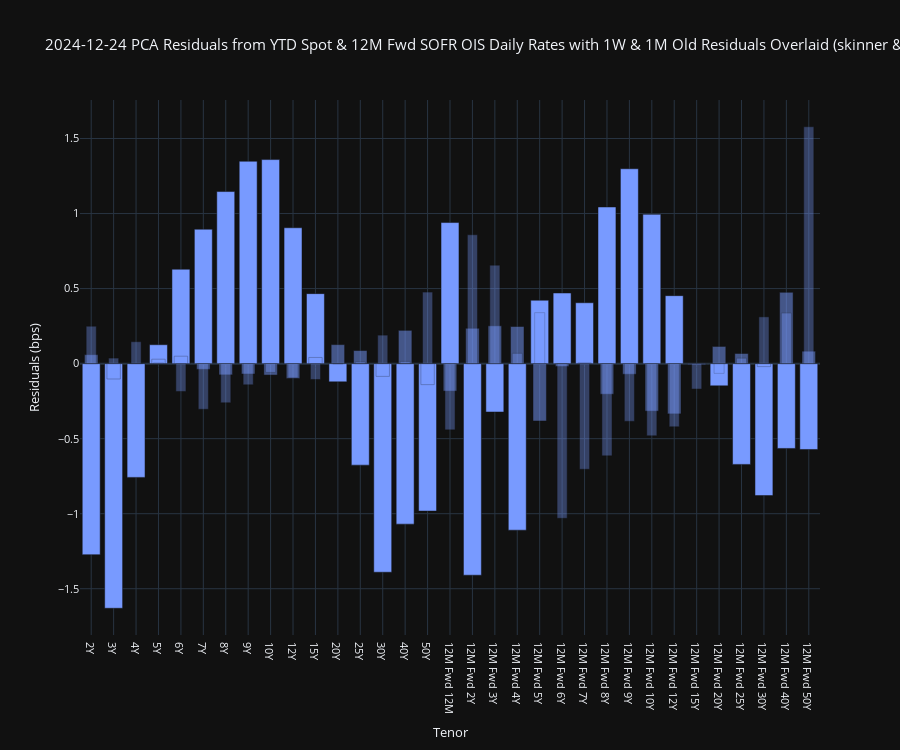

The code cell stored with this chart in its notebook:
### Markdown cell above
Something extra: Reproducing the residual bar plot in Credit Suisse's PCA Unleashed paper

### Code cell
sofr_ois.pca_residual_credit_suisse_BBar_plot(
    pca_results=pca_results,
    tenors_to_plot=[
        "2Y",
        "3Y",
        "4Y",
        "5Y",
        "6Y",
        "7Y",
        "8Y",
        "9Y",
        "10Y",
        "12Y",
        "15Y",
        "20Y",
        "25Y",
        "30Y",
        "40Y",
        "50Y",
        "12M Fwd 12M",
        "12M Fwd 2Y",
        "12M Fwd 3Y",
        "12M Fwd 4Y",
        "12M Fwd 5Y",
        "12M Fwd 6Y",
        "12M Fwd 7Y",
        "12M Fwd 8Y",
        "12M Fwd 9Y",
        "12M Fwd 10Y",
        "12M Fwd 12Y",
        "12M Fwd 15Y",
        "12M Fwd 20Y",
        "12M Fwd 25Y",
        "12M Fwd 30Y",
        "12M Fwd 40Y",
        "12M Fwd 50Y",
    ],
    bday_offsets=[20, 5], 
    title="2024-12-24 PCA Residuals from YTD Spot & 12M Fwd SOFR OIS Daily Rates with 1W & 1M Old Residuals Overlaid (skinner & lighter => older)"
)

### Figure 1 — Plotly figure (JSON) as saved in the notebook; plotly's stock layout.template omitted (floating-point values rounded to 4 significant figures)
{"data": [{"marker": {"color": "rgb(120, 154, 255)"}, "name": "2024-12-24", "showlegend": false, "type": "bar", "x": ["2Y"], "y": [-1.273]}, {"marker": {"color": "rgb(120, 154, 255)"}, "name": "2024-12-24", "showlegend": false, "type": "bar", "x": ["3Y"], "y": [-1.63]}, {"marker": {"color": "rgb(120, 154, 255)"}, "name": "2024-12-24", "showlegend": false, "type": "bar", "x": ["4Y"], "y": [-0.758]}, {"marker": {"color": "rgb(120, 154, 255)"}, "name": "2024-12-24", "showlegend": false, "type": "bar", "x": ["5Y"], "y": [0.1261]}, {"marker": {"color": "rgb(120, 154, 255)"}, "name": "2024-12-24", "showlegend": false, "type": "bar", "x": ["6Y"], "y": [0.629]}, {"marker": {"color": "rgb(120, 154, 255)"}, "name": "2024-12-24", "showlegend": false, "type": "bar", "x": ["7Y"], "y": [0.8957]}, {"marker": {"color": "rgb(120, 154, 255)"}, "name": "2024-12-24", "showlegend": false, "type": "bar", "x": ["8Y"], "y": [1.147]}, {"marker": {"color": "rgb(120, 154, 255)"}, "name": "2024-12-24", "showlegend": false, "type": "bar", "x": ["9Y"], "y": [1.348]}, {"marker": {"color": "rgb(120, 154, 255)"}, "name": "2024-12-24", "showlegend": false, "type": "bar", "x": ["10Y"], "y": [1.36]}, {"marker": {"color": "rgb(120, 154, 255)"}, "name": "2024-12-24", "showlegend": false, "type": "bar", "x": ["12Y"], "y": [0.9054]}, {"marker": {"color": "rgb(120, 154, 255)"}, "name": "2024-12-24", "showlegend": false, "type": "bar", "x": ["15Y"], "y": [0.4664]}, {"marker": {"color": "rgb(120, 154, 255)"}, "name": "2024-12-24", "showlegend": false, "type": "bar", "x": ["20Y"], "y": [-0.1211]}, {"marker": {"color": "rgb(120, 154, 255)"}, "name": "2024-12-24", "showlegend": false, "type": "bar", "x": ["25Y"], "y": [-0.6764]}, {"marker": {"color": "rgb(120, 154, 255)"}, "name": "2024-12-24", "showlegend": false, "type": "bar", "x": ["30Y"], "y": [-1.39]}, {"marker": {"color": "rgb(120, 154, 255)"}, "name": "2024-12-24", "showlegend": false, "type": "bar", "x": ["40Y"], "y": [-1.069]}, {"marker": {"color": "rgb(120, 154, 255)"}, "name": "2024-12-24", "showlegend": false, "type": "bar", "x": ["50Y"], "y": [-0.9825]}, {"marker": {"color": "rgb(120, 154, 255)"}, "name": "2024-12-24", "showlegend": false, "type": "bar", "x": ["12M Fwd 12M"], "y": [0.94]}, {"marker": {"color": "rgb(120, 154, 255)"}, "name": "2024-12-24", "showlegend": false, "type": "bar", "x": ["12M Fwd 2Y"], "y": [-1.41]}, {"marker": {"color": "rgb(120, 154, 255)"}, "name": "2024-12-24", "showlegend": false, "type": "bar", "x": ["12M Fwd 3Y"], "y": [-0.3223]}, {"marker": {"color": "rgb(120, 154, 255)"}, "name": "2024-12-24", "showlegend": false, "type": "bar", "x": ["12M Fwd 4Y"], "y": [-1.11]}, {"marker": {"color": "rgb(120, 154, 255)"}, "name": "2024-12-24", "showlegend": false, "type": "bar", "x": ["12M Fwd 5Y"], "y": [0.4225]}, {"marker": {"color": "rgb(120, 154, 255)"}, "name": "2024-12-24", "showlegend": false, "type": "bar", "x": ["12M Fwd 6Y"], "y": [0.4706]}, {"marker": {"color": "rgb(120, 154, 255)"}, "name": "2024-12-24", "showlegend": false, "type": "bar", "x": ["12M Fwd 7Y"], "y": [0.4057]}, {"marker": {"color": "rgb(120, 154, 255)"}, "name": "2024-12-24", "showlegend": false, "type": "bar", "x": ["12M Fwd 8Y"], "y": [1.044]}, {"marker": {"color": "rgb(120, 154, 255)"}, "name": "2024-12-24", "showlegend": false, "type": "bar", "x": ["12M Fwd 9Y"], "y": [1.299]}, {"marker": {"color": "rgb(120, 154, 255)"}, "name": "2024-12-24", "showlegend": false, "type": "bar", "x": ["12M Fwd 10Y"], "y": [0.995]}, {"marker": {"color": "rgb(120, 154, 255)"}, "name": "2024-12-24", "showlegend": false, "type": "bar", "x": ["12M Fwd 12Y"], "y": [0.4528]}, {"marker": {"color": "rgb(120, 154, 255)"}, "name": "2024-12-24", "showlegend": false, "type": "bar", "x": ["12M Fwd 15Y"], "y": [-0.006023]}, {"marker": {"color": "rgb(120, 154, 255)"}, "name": "2024-12-24", "showlegend": false, "type": "bar", "x": ["12M Fwd 20Y"], "y": [-0.1478]}, {"marker": {"color": "rgb(120, 154, 255)"}, "name": "2024-12-24", "showlegend": false, "type": "bar", "x": ["12M Fwd 25Y"], "y": [-0.6714]}, {"marker": {"color": "rgb(120, 154, 255)"}, "name": "2024-12-24", "showlegend": false, "type": "bar", "x": ["12M Fwd 30Y"], "y": [-0.8793]}, {"marker": {"color": "rgb(120, 154, 255)"}, "name": "2024-12-24", "showlegend": false, "type": "bar", "x": ["12M Fwd 40Y"], "y": [-0.565]}, {"marker": {"color": "rgb(120, 154, 255)"}, "name": "2024-12-24", "showlegend": false, "type": "bar", "x": ["12M Fwd 50Y"], "y": [-0.5721]}, {"marker": {"color": "rgb(120, 154, 255)", "opacity": 0.5}, "name": "2024-12-17", "showlegend": false, "type": "bar", "width": 0.6, "x": ["2Y"], "y": [0.05978]}, {"marker": {"color": "rgb(120, 154, 255)", "opacity": 0.5}, "name": "2024-12-17", "showlegend": false, "type": "bar", "width": 0.6, "x": ["3Y"], "y": [-0.1025]}, {"marker": {"color": "rgb(120, 154, 255)", "opacity": 0.5}, "name": "2024-12-17", "showlegend": false, "type": "bar", "width": 0.6, "x": ["4Y"], "y": [0.001383]}, {"marker": {"color": "rgb(120, 154, 255)", "opacity": 0.5}, "name": "2024-12-17", "showlegend": false, "type": "bar", "width": 0.6, "x": ["5Y"], "y": [0.02953]}, {"marker": {"color": "rgb(120, 154, 255)", "opacity": 0.5}, "name": "2024-12-17", "showlegend": false, "type": "bar", "width": 0.6, "x": ["6Y"], "y": [0.04958]}, {"marker": {"color": "rgb(120, 154, 255)", "opacity": 0.5}, "name": "2024-12-17", "showlegend": false, "type": "bar", "width": 0.6, "x": ["7Y"], "y": [-0.03793]}, {"marker": {"color": "rgb(120, 154, 255)", "opacity": 0.5}, "name": "2024-12-17", "showlegend": false, "type": "bar", "width": 0.6, "x": ["8Y"], "y": [-0.07478]}, {"marker": {"color": "rgb(120, 154, 255)", "opacity": 0.5}, "name": "2024-12-17", "showlegend": false, "type": "bar", "width": 0.6, "x": ["9Y"], "y": [-0.06895]}, {"marker": {"color": "rgb(120, 154, 255)", "opacity": 0.5}, "name": "2024-12-17", "showlegend": false, "type": "bar", "width": 0.6, "x": ["10Y"], "y": [-0.07609]}, {"marker": {"color": "rgb(120, 154, 255)", "opacity": 0.5}, "name": "2024-12-17", "showlegend": false, "type": "bar", "width": 0.6, "x": ["12Y"], "y": [-0.09851]}, {"marker": {"color": "rgb(120, 154, 255)", "opacity": 0.5}, "name": "2024-12-17", "showlegend": false, "type": "bar", "width": 0.6, "x": ["15Y"], "y": [0.04122]}, {"marker": {"color": "rgb(120, 154, 255)", "opacity": 0.5}, "name": "2024-12-17", "showlegend": false, "type": "bar", "width": 0.6, "x": ["20Y"], "y": [0.1268]}, {"marker": {"color": "rgb(120, 154, 255)", "opacity": 0.5}, "name": "2024-12-17", "showlegend": false, "type": "bar", "width": 0.6, "x": ["25Y"], "y": [0.08724]}, {"marker": {"color": "rgb(120, 154, 255)", "opacity": 0.5}, "name": "2024-12-17", "showlegend": false, "type": "bar", "width": 0.6, "x": ["30Y"], "y": [-0.08512]}, {"marker": {"color": "rgb(120, 154, 255)", "opacity": 0.5}, "name": "2024-12-17", "showlegend": false, "type": "bar", "width": 0.6, "x": ["40Y"], "y": [0.2218]}, {"marker": {"color": "rgb(120, 154, 255)", "opacity": 0.5}, "name": "2024-12-17", "showlegend": false, "type": "bar", "width": 0.6, "x": ["50Y"], "y": [-0.1399]}, {"marker": {"color": "rgb(120, 154, 255)", "opacity": 0.5}, "name": "2024-12-17", "showlegend": false, "type": "bar", "width": 0.6, "x": ["12M Fwd 12M"], "y": [-0.1829]}, {"marker": {"color": "rgb(120, 154, 255)", "opacity": 0.5}, "name": "2024-12-17", "showlegend": false, "type": "bar", "width": 0.6, "x": ["12M Fwd 2Y"], "y": [0.2355]}, {"marker": {"color": "rgb(120, 154, 255)", "opacity": 0.5}, "name": "2024-12-17", "showlegend": false, "type": "bar", "width": 0.6, "x": ["12M Fwd 3Y"], "y": [0.2519]}, {"marker": {"color": "rgb(120, 154, 255)", "opacity": 0.5}, "name": "2024-12-17", "showlegend": false, "type": "bar", "width": 0.6, "x": ["12M Fwd 4Y"], "y": [0.2475]}, {"marker": {"color": "rgb(120, 154, 255)", "opacity": 0.5}, "name": "2024-12-17", "showlegend": false, "type": "bar", "width": 0.6, "x": ["12M Fwd 5Y"], "y": [-0.3822]}, {"marker": {"color": "rgb(120, 154, 255)", "opacity": 0.5}, "name": "2024-12-17", "showlegend": false, "type": "bar", "width": 0.6, "x": ["12M Fwd 6Y"], "y": [-0.01894]}, {"marker": {"color": "rgb(120, 154, 255)", "opacity": 0.5}, "name": "2024-12-17", "showlegend": false, "type": "bar", "width": 0.6, "x": ["12M Fwd 7Y"], "y": [0.004667]}, {"marker": {"color": "rgb(120, 154, 255)", "opacity": 0.5}, "name": "2024-12-17", "showlegend": false, "type": "bar", "width": 0.6, "x": ["12M Fwd 8Y"], "y": [-0.2037]}, {"marker": {"color": "rgb(120, 154, 255)", "opacity": 0.5}, "name": "2024-12-17", "showlegend": false, "type": "bar", "width": 0.6, "x": ["12M Fwd 9Y"], "y": [-0.07065]}, {"marker": {"color": "rgb(120, 154, 255)", "opacity": 0.5}, "name": "2024-12-17", "showlegend": false, "type": "bar", "width": 0.6, "x": ["12M Fwd 10Y"], "y": [-0.3163]}, {"marker": {"color": "rgb(120, 154, 255)", "opacity": 0.5}, "name": "2024-12-17", "showlegend": false, "type": "bar", "width": 0.6, "x": ["12M Fwd 12Y"], "y": [-0.3347]}, {"marker": {"color": "rgb(120, 154, 255)", "opacity": 0.5}, "name": "2024-12-17", "showlegend": false, "type": "bar", "width": 0.6, "x": ["12M Fwd 15Y"], "y": [-0.004927]}, {"marker": {"color": "rgb(120, 154, 255)", "opacity": 0.5}, "name": "2024-12-17", "showlegend": false, "type": "bar", "width": 0.6, "x": ["12M Fwd 20Y"], "y": [0.1146]}, {"marker": {"color": "rgb(120, 154, 255)", "opacity": 0.5}, "name": "2024-12-17", "showlegend": false, "type": "bar", "width": 0.6, "x": ["12M Fwd 25Y"], "y": [0.06758]}, {"marker": {"color": "rgb(120, 154, 255)", "opacity": 0.5}, "name": "2024-12-17", "showlegend": false, "type": "bar", "width": 0.6, "x": ["12M Fwd 30Y"], "y": [-0.01968]}, {"marker": {"color": "rgb(120, 154, 255)", "opacity": 0.5}, "name": "2024-12-17", "showlegend": false, "type": "bar", "width": 0.6, "x": ["12M Fwd 40Y"], "y": [0.475]}, {"marker": {"color": "rgb(120, 154, 255)", "opacity": 0.5}, "name": "2024-12-17", "showlegend": false, "type": "bar", "width": 0.6, "x": ["12M Fwd 50Y"], "y": [0.08285]}, {"marker": {"color": "rgb(120, 154, 255)", "opacity": 0.35}, "name": "2024-11-26", "showlegend": false, "type": "bar", "width": 0.45, "x": ["2Y"], "y": [0.2493]}, {"marker": {"color": "rgb(120, 154, 255)", "opacity": 0.35}, "name": "2024-11-26", "showlegend": false, "type": "bar", "width": 0.45, "x": ["3Y"], "y": [0.03699]}, {"marker": {"color": "rgb(120, 154, 255)", "opacity": 0.35}, "name": "2024-11-26", "showlegend": false, "type": "bar", "width": 0.45, "x": ["4Y"], "y": [0.1461]}, {"marker": {"color": "rgb(120, 154, 255)", "opacity": 0.35}, "name": "2024-11-26", "showlegend": false, "type": "bar", "width": 0.45, "x": ["5Y"], "y": [0.005319]}, {"marker": {"color": "rgb(120, 154, 255)", "opacity": 0.35}, "name": "2024-11-26", "showlegend": false, "type": "bar", "width": 0.45, "x": ["6Y"], "y": [-0.1854]}, {"marker": {"color": "rgb(120, 154, 255)", "opacity": 0.35}, "name": "2024-11-26", "showlegend": false, "type": "bar", "width": 0.45, "x": ["7Y"], "y": [-0.3042]}, {"marker": {"color": "rgb(120, 154, 255)", "opacity": 0.35}, "name": "2024-11-26", "showlegend": false, "type": "bar", "width": 0.45, "x": ["8Y"], "y": [-0.2607]}, {"marker": {"color": "rgb(120, 154, 255)", "opacity": 0.35}, "name": "2024-11-26", "showlegend": false, "type": "bar", "width": 0.45, "x": ["9Y"], "y": [-0.1409]}, {"marker": {"color": "rgb(120, 154, 255)", "opacity": 0.35}, "name": "2024-11-26", "showlegend": false, "type": "bar", "width": 0.45, "x": ["10Y"], "y": [-0.05844]}, {"marker": {"color": "rgb(120, 154, 255)", "opacity": 0.35}, "name": "2024-11-26", "showlegend": false, "type": "bar", "width": 0.45, "x": ["12Y"], "y": [-0.09506]}, {"marker": {"color": "rgb(120, 154, 255)", "opacity": 0.35}, "name": "2024-11-26", "showlegend": false, "type": "bar", "width": 0.45, "x": ["15Y"], "y": [-0.1056]}, {"marker": {"color": "rgb(120, 154, 255)", "opacity": 0.35}, "name": "2024-11-26", "showlegend": false, "type": "bar", "width": 0.45, "x": ["20Y"], "y": [-0.001654]}, {"marker": {"color": "rgb(120, 154, 255)", "opacity": 0.35}, "name": "2024-11-26", "showlegend": false, "type": "bar", "width": 0.45, "x": ["25Y"], "y": [0.01153]}, {"marker": {"color": "rgb(120, 154, 255)", "opacity": 0.35}, "name": "2024-11-26", "showlegend": false, "type": "bar", "width": 0.45, "x": ["30Y"], "y": [0.1899]}, {"marker": {"color": "rgb(120, 154, 255)", "opacity": 0.35}, "name": "2024-11-26", "showlegend": false, "type": "bar", "width": 0.45, "x": ["40Y"], "y": [0.01463]}, {"marker": {"color": "rgb(120, 154, 255)", "opacity": 0.35}, "name": "2024-11-26", "showlegend": false, "type": "bar", "width": 0.45, "x": ["50Y"], "y": [0.4768]}, {"marker": {"color": "rgb(120, 154, 255)", "opacity": 0.35}, "name": "2024-11-26", "showlegend": false, "type": "bar", "width": 0.45, "x": ["12M Fwd 12M"], "y": [-0.441]}, {"marker": {"color": "rgb(120, 154, 255)", "opacity": 0.35}, "name": "2024-11-26", "showlegend": false, "type": "bar", "width": 0.45, "x": ["12M Fwd 2Y"], "y": [0.8588]}, {"marker": {"color": "rgb(120, 154, 255)", "opacity": 0.35}, "name": "2024-11-26", "showlegend": false, "type": "bar", "width": 0.45, "x": ["12M Fwd 3Y"], "y": [0.6561]}, {"marker": {"color": "rgb(120, 154, 255)", "opacity": 0.35}, "name": "2024-11-26", "showlegend": false, "type": "bar", "width": 0.45, "x": ["12M Fwd 4Y"], "y": [0.06885]}, {"marker": {"color": "rgb(120, 154, 255)", "opacity": 0.35}, "name": "2024-11-26", "showlegend": false, "type": "bar", "width": 0.45, "x": ["12M Fwd 5Y"], "y": [0.3397]}, {"marker": {"color": "rgb(120, 154, 255)", "opacity": 0.35}, "name": "2024-11-26", "showlegend": false, "type": "bar", "width": 0.45, "x": ["12M Fwd 6Y"], "y": [-1.031]}, {"marker": {"color": "rgb(120, 154, 255)", "opacity": 0.35}, "name": "2024-11-26", "showlegend": false, "type": "bar", "width": 0.45, "x": ["12M Fwd 7Y"], "y": [-0.7038]}, {"marker": {"color": "rgb(120, 154, 255)", "opacity": 0.35}, "name": "2024-11-26", "showlegend": false, "type": "bar", "width": 0.45, "x": ["12M Fwd 8Y"], "y": [-0.6147]}, {"marker": {"color": "rgb(120, 154, 255)", "opacity": 0.35}, "name": "2024-11-26", "showlegend": false, "type": "bar", "width": 0.45, "x": ["12M Fwd 9Y"], "y": [-0.3845]}, {"marker": {"color": "rgb(120, 154, 255)", "opacity": 0.35}, "name": "2024-11-26", "showlegend": false, "type": "bar", "width": 0.45, "x": ["12M Fwd 10Y"], "y": [-0.4808]}, {"marker": {"color": "rgb(120, 154, 255)", "opacity": 0.35}, "name": "2024-11-26", "showlegend": false, "type": "bar", "width": 0.45, "x": ["12M Fwd 12Y"], "y": [-0.4208]}, {"marker": {"color": "rgb(120, 154, 255)", "opacity": 0.35}, "name": "2024-11-26", "showlegend": false, "type": "bar", "width": 0.45, "x": ["12M Fwd 15Y"], "y": [-0.1693]}, {"marker": {"color": "rgb(120, 154, 255)", "opacity": 0.35}, "name": "2024-11-26", "showlegend": false, "type": "bar", "width": 0.45, "x": ["12M Fwd 20Y"], "y": [-0.06505]}, {"marker": {"color": "rgb(120, 154, 255)", "opacity": 0.35}, "name": "2024-11-26", "showlegend": false, "type": "bar", "width": 0.45, "x": ["12M Fwd 25Y"], "y": [0.03647]}, {"marker": {"color": "rgb(120, 154, 255)", "opacity": 0.35}, "name": "2024-11-26", "showlegend": false, "type": "bar", "width": 0.45, "x": ["12M Fwd 30Y"], "y": [0.3116]}, {"marker": {"color": "rgb(120, 154, 255)", "opacity": 0.35}, "name": "2024-11-26", "showlegend": false, "type": "bar", "width": 0.45, "x": ["12M Fwd 40Y"], "y": [0.3374]}, {"marker": {"color": "rgb(120, 154, 255)", "opacity": 0.35}, "name": "2024-11-26", "showlegend": false, "type": "bar", "width": 0.45, "x": ["12M Fwd 50Y"], "y": [1.578]}], "layout": {"barmode": "overlay", "font": {"size": 11}, "height": 750, "legend": {"orientation": "h", "title": {"text": "Dates"}, "x": 1, "xanchor": "right", "y": 1.02, "yanchor": "bottom"}, "title": {"text": "2024-12-24 PCA Residuals from YTD Spot & 12M Fwd SOFR OIS Daily Rates with 1W & 1M Old Residuals Overlaid (skinner & lighter => older)"}, "xaxis": {"showgrid": true, "showspikes": true, "spikecolor": "white", "spikemode": "across", "spikesnap": "cursor", "title": {"text": "Tenor"}}, "yaxis": {"showgrid": true, "showspikes": true, "spikecolor": "white", "spikesnap": "cursor", "spikethickness": 0.5, "title": {"text": "Residuals (bps)"}}}}
